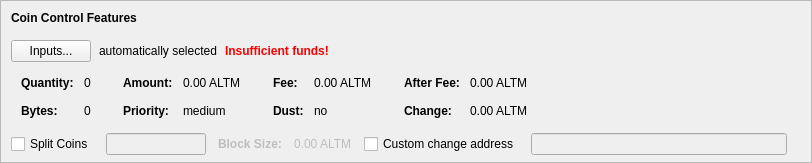
    <widget class="QFrame" name="frameCoinControl">
     <property name="sizePolicy">
      <sizepolicy hsizetype="Expanding" vsizetype="Expanding">
       <horstretch>0</horstretch>
       <verstretch>0</verstretch>
      </sizepolicy>
     </property>
     <property name="maximumSize">
      <size>
       <width>16777215</width>
       <height>16777215</height>
      </size>
     </property>
     <property name="frameShape">
      <enum>QFrame::StyledPanel</enum>
     </property>
     <property name="frameShadow">
      <enum>QFrame::Sunken</enum>
     </property>
     <layout class="QVBoxLayout" name="verticalLayoutCoinControl2">
      <property name="spacing">
       <number>0</number>
      </property>
      <property name="leftMargin">
       <number>0</number>
      </property>
      <property name="topMargin">
       <number>0</number>
      </property>
      <property name="rightMargin">
       <number>0</number>
      </property>
      <property name="bottomMargin">
       <number>6</number>
      </property>
      <item>
       <layout class="QVBoxLayout" name="verticalLayoutCoinControl" stretch="0,0,0,0,1">
        <property name="spacing">
         <number>0</number>
        </property>
        <property name="leftMargin">
         <number>10</number>
        </property>
        <property name="topMargin">
         <number>10</number>
        </property>
        <item>
         <layout class="QHBoxLayout" name="horizontalLayoutCoinControl1">
          <property name="bottomMargin">
           <number>15</number>
          </property>
          <item>
           <widget class="QLabel" name="labelCoinControlFeatures">
            <property name="sizePolicy">
             <sizepolicy hsizetype="Preferred" vsizetype="Maximum">
              <horstretch>0</horstretch>
              <verstretch>0</verstretch>
             </sizepolicy>
            </property>
            <property name="font">
             <font>
              <weight>75</weight>
              <bold>true</bold>
             </font>
            </property>
            <property name="styleSheet">
             <string notr="true">font-weight:bold;</string>
            </property>
            <property name="text">
             <string>Coin Control Features</string>
            </property>
           </widget>
          </item>
         </layout>
        </item>
        <item>
         <layout class="QHBoxLayout" name="horizontalLayoutCoinControl2" stretch="0,0,0,0">
          <property name="spacing">
           <number>8</number>
          </property>
          <property name="bottomMargin">
           <number>10</number>
          </property>
          <item>
           <widget class="QPushButton" name="pushButtonCoinControl">
            <property name="styleSheet">
             <string notr="true"/>
            </property>
            <property name="text">
             <string>Inputs...</string>
            </property>
            <property name="autoDefault">
             <bool>false</bool>
            </property>
           </widget>
          </item>
          <item>
           <widget class="QLabel" name="labelCoinControlAutomaticallySelected">
            <property name="text">
             <string>automatically selected</string>
            </property>
            <property name="margin">
             <number>5</number>
            </property>
           </widget>
          </item>
          <item>
           <widget class="QLabel" name="labelCoinControlInsuffFunds">
            <property name="font">
             <font>
              <weight>75</weight>
              <bold>true</bold>
             </font>
            </property>
            <property name="styleSheet">
             <string notr="true">color:red;font-weight:bold;</string>
            </property>
            <property name="text">
             <string>Insufficient funds!</string>
            </property>
            <property name="margin">
             <number>5</number>
            </property>
           </widget>
          </item>
          <item>
           <spacer name="horizontalSpacerCoinControl">
            <property name="orientation">
             <enum>Qt::Horizontal</enum>
            </property>
            <property name="sizeHint" stdset="0">
             <size>
              <width>40</width>
              <height>1</height>
             </size>
            </property>
           </spacer>
          </item>
         </layout>
        </item>
        <item>
         <widget class="QWidget" name="widgetCoinControl" native="true">
          <property name="sizePolicy">
           <sizepolicy hsizetype="Preferred" vsizetype="Preferred">
            <horstretch>0</horstretch>
            <verstretch>0</verstretch>
           </sizepolicy>
          </property>
          <property name="minimumSize">
           <size>
            <width>0</width>
            <height>0</height>
           </size>
          </property>
          <property name="styleSheet">
           <string notr="true"/>
          </property>
          <layout class="QHBoxLayout" name="horizontalLayoutCoinControl5">
           <property name="leftMargin">
            <number>0</number>
           </property>
           <property name="topMargin">
            <number>0</number>
           </property>
           <property name="rightMargin">
            <number>0</number>
           </property>
           <property name="bottomMargin">
            <number>0</number>
           </property>
           <item>
            <layout class="QHBoxLayout" name="horizontalLayoutCoinControl3" stretch="0,0,0,1">
             <property name="spacing">
              <number>20</number>
             </property>
             <property name="topMargin">
              <number>0</number>
             </property>
             <property name="bottomMargin">
              <number>10</number>
             </property>
             <item>
              <layout class="QFormLayout" name="formLayoutCoinControl1">
               <property name="horizontalSpacing">
                <number>10</number>
               </property>
               <property name="verticalSpacing">
                <number>14</number>
               </property>
               <property name="leftMargin">
                <number>10</number>
               </property>
               <property name="topMargin">
                <number>4</number>
               </property>
               <property name="rightMargin">
                <number>6</number>
               </property>
               <item row="0" column="0">
                <widget class="QLabel" name="labelCoinControlQuantityText">
                 <property name="font">
                  <font>
                   <weight>75</weight>
                   <bold>true</bold>
                  </font>
                 </property>
                 <property name="text">
                  <string>Quantity:</string>
                 </property>
                 <property name="margin">
                  <number>0</number>
                 </property>
                </widget>
               </item>
               <item row="0" column="1">
                <widget class="QLabel" name="labelCoinControlQuantity">
                 <property name="cursor">
                  <cursorShape>IBeamCursor</cursorShape>
                 </property>
                 <property name="contextMenuPolicy">
                  <enum>Qt::ActionsContextMenu</enum>
                 </property>
                 <property name="text">
                  <string notr="true">0</string>
                 </property>
                 <property name="margin">
                  <number>0</number>
                 </property>
                 <property name="textInteractionFlags">
                  <set>Qt::LinksAccessibleByMouse|Qt::TextSelectableByKeyboard|Qt::TextSelectableByMouse</set>
                 </property>
                </widget>
               </item>
               <item row="1" column="0">
                <widget class="QLabel" name="labelCoinControlBytesText">
                 <property name="font">
                  <font>
                   <weight>75</weight>
                   <bold>true</bold>
                  </font>
                 </property>
                 <property name="text">
                  <string>Bytes:</string>
                 </property>
                </widget>
               </item>
               <item row="1" column="1">
                <widget class="QLabel" name="labelCoinControlBytes">
                 <property name="cursor">
                  <cursorShape>IBeamCursor</cursorShape>
                 </property>
                 <property name="contextMenuPolicy">
                  <enum>Qt::ActionsContextMenu</enum>
                 </property>
                 <property name="text">
                  <string notr="true">0</string>
                 </property>
                 <property name="textInteractionFlags">
                  <set>Qt::LinksAccessibleByMouse|Qt::TextSelectableByKeyboard|Qt::TextSelectableByMouse</set>
                 </property>
                </widget>
               </item>
              </layout>
             </item>
             <item>
              <layout class="QFormLayout" name="formLayoutCoinControl2">
               <property name="horizontalSpacing">
                <number>10</number>
               </property>
               <property name="verticalSpacing">
                <number>14</number>
               </property>
               <property name="leftMargin">
                <number>6</number>
               </property>
               <property name="topMargin">
                <number>4</number>
               </property>
               <property name="rightMargin">
                <number>6</number>
               </property>
               <item row="0" column="0">
                <widget class="QLabel" name="labelCoinControlAmountText">
                 <property name="font">
                  <font>
                   <weight>75</weight>
                   <bold>true</bold>
                  </font>
                 </property>
                 <property name="text">
                  <string>Amount:</string>
                 </property>
                 <property name="margin">
                  <number>0</number>
                 </property>
                </widget>
               </item>
               <item row="0" column="1">
                <widget class="QLabel" name="labelCoinControlAmount">
                 <property name="cursor">
                  <cursorShape>IBeamCursor</cursorShape>
                 </property>
                 <property name="contextMenuPolicy">
                  <enum>Qt::ActionsContextMenu</enum>
                 </property>
                 <property name="text">
                  <string notr="true">0.00 ALTM</string>
                 </property>
                 <property name="textInteractionFlags">
                  <set>Qt::LinksAccessibleByMouse|Qt::TextSelectableByKeyboard|Qt::TextSelectableByMouse</set>
                 </property>
                </widget>
               </item>
               <item row="1" column="0">
                <widget class="QLabel" name="labelCoinControlPriorityText">
                 <property name="font">
                  <font>
                   <weight>75</weight>
                   <bold>true</bold>
                  </font>
                 </property>
                 <property name="text">
                  <string>Priority:</string>
                 </property>
                </widget>
               </item>
               <item row="1" column="1">
                <widget class="QLabel" name="labelCoinControlPriority">
                 <property name="cursor">
                  <cursorShape>IBeamCursor</cursorShape>
                 </property>
                 <property name="contextMenuPolicy">
                  <enum>Qt::ActionsContextMenu</enum>
                 </property>
                 <property name="text">
                  <string notr="true">medium</string>
                 </property>
                 <property name="textInteractionFlags">
                  <set>Qt::LinksAccessibleByMouse|Qt::TextSelectableByKeyboard|Qt::TextSelectableByMouse</set>
                 </property>
                </widget>
               </item>
              </layout>
             </item>
             <item>
              <layout class="QFormLayout" name="formLayoutCoinControl3">
               <property name="horizontalSpacing">
                <number>10</number>
               </property>
               <property name="verticalSpacing">
                <number>14</number>
               </property>
               <property name="leftMargin">
                <number>6</number>
               </property>
               <property name="topMargin">
                <number>4</number>
               </property>
               <property name="rightMargin">
                <number>6</number>
               </property>
               <item row="0" column="0">
                <widget class="QLabel" name="labelCoinControlFeeText">
                 <property name="font">
                  <font>
                   <weight>75</weight>
                   <bold>true</bold>
                  </font>
                 </property>
                 <property name="text">
                  <string>Fee:</string>
                 </property>
                 <property name="margin">
                  <number>0</number>
                 </property>
                </widget>
               </item>
               <item row="0" column="1">
                <widget class="QLabel" name="labelCoinControlFee">
                 <property name="cursor">
                  <cursorShape>IBeamCursor</cursorShape>
                 </property>
                 <property name="contextMenuPolicy">
                  <enum>Qt::ActionsContextMenu</enum>
                 </property>
                 <property name="text">
                  <string notr="true">0.00 ALTM</string>
                 </property>
                 <property name="textInteractionFlags">
                  <set>Qt::LinksAccessibleByMouse|Qt::TextSelectableByKeyboard|Qt::TextSelectableByMouse</set>
                 </property>
                </widget>
               </item>
               <item row="1" column="0">
                <widget class="QLabel" name="labelCoinControlLowOutputText">
                 <property name="font">
                  <font>
                   <weight>75</weight>
                   <bold>true</bold>
                  </font>
                 </property>
                 <property name="text">
                  <string>Dust:</string>
                 </property>
                </widget>
               </item>
               <item row="1" column="1">
                <widget class="QLabel" name="labelCoinControlLowOutput">
                 <property name="cursor">
                  <cursorShape>IBeamCursor</cursorShape>
                 </property>
                 <property name="contextMenuPolicy">
                  <enum>Qt::ActionsContextMenu</enum>
                 </property>
                 <property name="text">
                  <string notr="true">no</string>
                 </property>
                 <property name="textInteractionFlags">
                  <set>Qt::LinksAccessibleByMouse|Qt::TextSelectableByKeyboard|Qt::TextSelectableByMouse</set>
                 </property>
                </widget>
               </item>
              </layout>
             </item>
             <item>
              <layout class="QFormLayout" name="formLayoutCoinControl4">
               <property name="horizontalSpacing">
                <number>10</number>
               </property>
               <property name="verticalSpacing">
                <number>14</number>
               </property>
               <property name="leftMargin">
                <number>6</number>
               </property>
               <property name="topMargin">
                <number>4</number>
               </property>
               <property name="rightMargin">
                <number>6</number>
               </property>
               <item row="0" column="0">
                <widget class="QLabel" name="labelCoinControlAfterFeeText">
                 <property name="font">
                  <font>
                   <weight>75</weight>
                   <bold>true</bold>
                  </font>
                 </property>
                 <property name="text">
                  <string>After Fee:</string>
                 </property>
                 <property name="margin">
                  <number>0</number>
                 </property>
                </widget>
               </item>
               <item row="0" column="1">
                <widget class="QLabel" name="labelCoinControlAfterFee">
                 <property name="cursor">
                  <cursorShape>IBeamCursor</cursorShape>
                 </property>
                 <property name="contextMenuPolicy">
                  <enum>Qt::ActionsContextMenu</enum>
                 </property>
                 <property name="text">
                  <string notr="true">0.00 ALTM</string>
                 </property>
                 <property name="textInteractionFlags">
                  <set>Qt::LinksAccessibleByMouse|Qt::TextSelectableByKeyboard|Qt::TextSelectableByMouse</set>
                 </property>
                </widget>
               </item>
               <item row="1" column="0">
                <widget class="QLabel" name="labelCoinControlChangeText">
                 <property name="font">
                  <font>
                   <weight>75</weight>
                   <bold>true</bold>
                  </font>
                 </property>
                 <property name="text">
                  <string>Change:</string>
                 </property>
                </widget>
               </item>
               <item row="1" column="1">
                <widget class="QLabel" name="labelCoinControlChange">
                 <property name="cursor">
                  <cursorShape>IBeamCursor</cursorShape>
                 </property>
                 <property name="contextMenuPolicy">
                  <enum>Qt::ActionsContextMenu</enum>
                 </property>
                 <property name="text">
                  <string notr="true">0.00 ALTM</string>
                 </property>
                 <property name="textInteractionFlags">
                  <set>Qt::LinksAccessibleByMouse|Qt::TextSelectableByKeyboard|Qt::TextSelectableByMouse</set>
                 </property>
                </widget>
               </item>
              </layout>
             </item>
            </layout>
           </item>
          </layout>
         </widget>
        </item>
        <item>
         <layout class="QHBoxLayout" name="horizontalLayoutCoinControl4" stretch="0,0,0">
          <property name="spacing">
           <number>12</number>
          </property>
          <property name="sizeConstraint">
           <enum>QLayout::SetDefaultConstraint</enum>
          </property>
          <property name="topMargin">
           <number>5</number>
          </property>
          <property name="rightMargin">
           <number>5</number>
          </property>
          <item>
            <widget class="QCheckBox" name="splitBlockCheckBox">
            <property name="text">
             <string>Split Coins</string>
            </property>
           </widget>
          </item>
          <item>
           <widget class="QLineEdit" name="splitBlockLineEdit">
            <property name="enabled">
             <bool>false</bool>
            </property>
             <property name="sizePolicy">
             <sizepolicy hsizetype="Fixed" vsizetype="Fixed">
              <horstretch>0</horstretch>
              <verstretch>0</verstretch>
             </sizepolicy>
            </property>
            <property name="maximumSize">
             <size>
              <width>100</width>
              <height>16777215</height>
             </size>
            </property>
           </widget>
          </item>
          <item>
           <widget class="QLabel" name="labelBlockSizeText">
            <property name="enabled">
             <bool>false</bool>
            </property>
            <property name="font">
             <font>
              <weight>75</weight>
              <bold>true</bold>
             </font>
            </property>
            <property name="text">
             <string>Block Size:</string>
            </property>
           </widget>
          </item>
          <item>
           <widget class="QLabel" name="labelBlockSize">
            <property name="enabled">
             <bool>false</bool>
            </property>
            <property name="text">
             <string>0.00 ALTM</string>
            </property>
           </widget>
          </item>
          <item>
           <widget class="QCheckBox" name="checkBoxCoinControlChange">
            <property name="toolTip">
             <string>If this is activated, but the change address is empty or invalid, change will be sent to a newly generated address.</string>
            </property>
            <property name="text">
             <string>Custom change address</string>
            </property>
           </widget>
          </item>
          <item>
           <widget class="QValidatedLineEdit" name="lineEditCoinControlChange">
            <property name="enabled">
             <bool>false</bool>
            </property>
            <property name="sizePolicy">
             <sizepolicy hsizetype="Expanding" vsizetype="Fixed">
              <horstretch>0</horstretch>
              <verstretch>0</verstretch>
             </sizepolicy>
            </property>
           </widget>
          </item>
          <item>
           <widget class="QLabel" name="labelCoinControlChangeLabel">
            <property name="sizePolicy">
             <sizepolicy hsizetype="Preferred" vsizetype="Expanding">
              <horstretch>0</horstretch>
              <verstretch>0</verstretch>
             </sizepolicy>
            </property>
            <property name="minimumSize">
             <size>
              <width>0</width>
              <height>0</height>
             </size>
            </property>
            <property name="text">
             <string/>
            </property>
            <property name="margin">
             <number>3</number>
            </property>
           </widget>
          </item>
         </layout>
        </item>
        <item>
         <spacer name="verticalSpacerCoinControl">
          <property name="orientation">
           <enum>Qt::Vertical</enum>
          </property>
          <property name="sizeHint" stdset="0">
           <size>
            <width>800</width>
            <height>1</height>
           </size>
          </property>
         </spacer>
        </item>
       </layout>
      </item>
     </layout>
    </widget>
